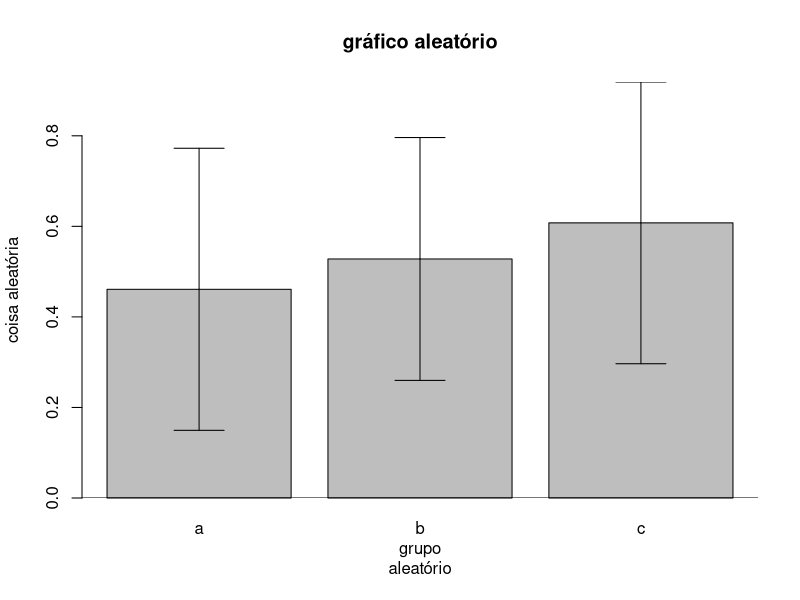

R code for this plot:
barplot2 <- function(x, y, fun.lines=sd, ylab="meu_eixo_y_lindo",
xlab="meu_eixo_x_lindo", main="meu_gráfico_lindo") {
    means <- aggregate(x~y, FUN=mean)
    vars <- aggregate(x~y, FUN=fun.lines)
    foo <- as.numeric(barplot(means$x, ylim=c(0,max(means[,2]+vars[,2])), xaxt="n", ylab=ylab, xlab=xlab, main=main))
    axis(side=1, at=foo, lab=means[,1], lwd=0)
    abline(h=0)
    arrows(x0=foo, x1=foo, y0=means[,2], y1=means[,2]+vars[,2], angle=90)
    arrows(x0=foo, x1=foo, y0=means[,2], y1=means[,2]-vars[,2], angle=90)
}

a <- runif(50)
b <- rep(c("a","b","c"), length.out=50)
barplot2(x=a, y=b, fun.lines=sd, ylab="coisa aleatória", xlab="grupo
aleatório", main="gráfico aleatório")

